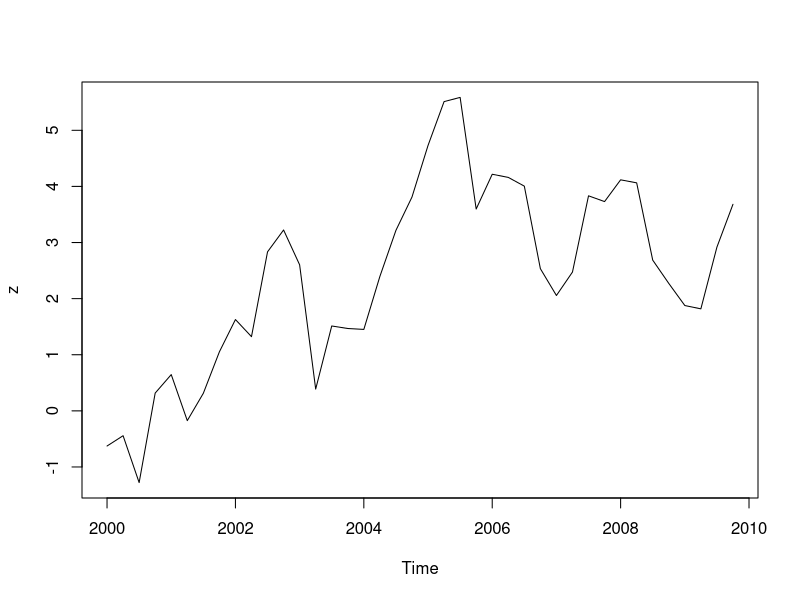

This chart was generated by the following R code:


# génération d'une variable pseudo aléatoire de 40 points
set.seed(1)
x = rnorm(40)
x

x[1]
x[2]
length(x)





y = x
for( i in 1:length(x) ) {
  print(i)
  y[i] = 2 * x[i]
}





y = x
for( i in 2:length(x) ) {
  y[i] = y[i-1] + x[i]
}


# création d'une série temporelle
z = ts( y, start=2000, frequency=4 )
plot(z)

# conditions
if( x[2] > 0 ) {
  msg = paste( 2, " => ", x[2], " positif" )
  print(msg)
} else {
  msg = paste( 2, " => ", x[2], " negatif" )
  print(msg)
  print("not ok")
}

for( i in 1:length(x) ) {
  if( x[i] > 0 ) {
    msg = paste( i, " => ", x[i], " positif" )
    print(msg)
  } else {
    msg = paste( i, " => ", x[i], " negatif" )
    print(msg)
  }
}

# regression linéaire
set.seed(1)
x = rnorm(100)
y = rnorm(100)
ols <- lm( y ~ x )
summary(ols)

z = rnorm(100)
ols <- lm( y ~ x + z )
summary(ols)
